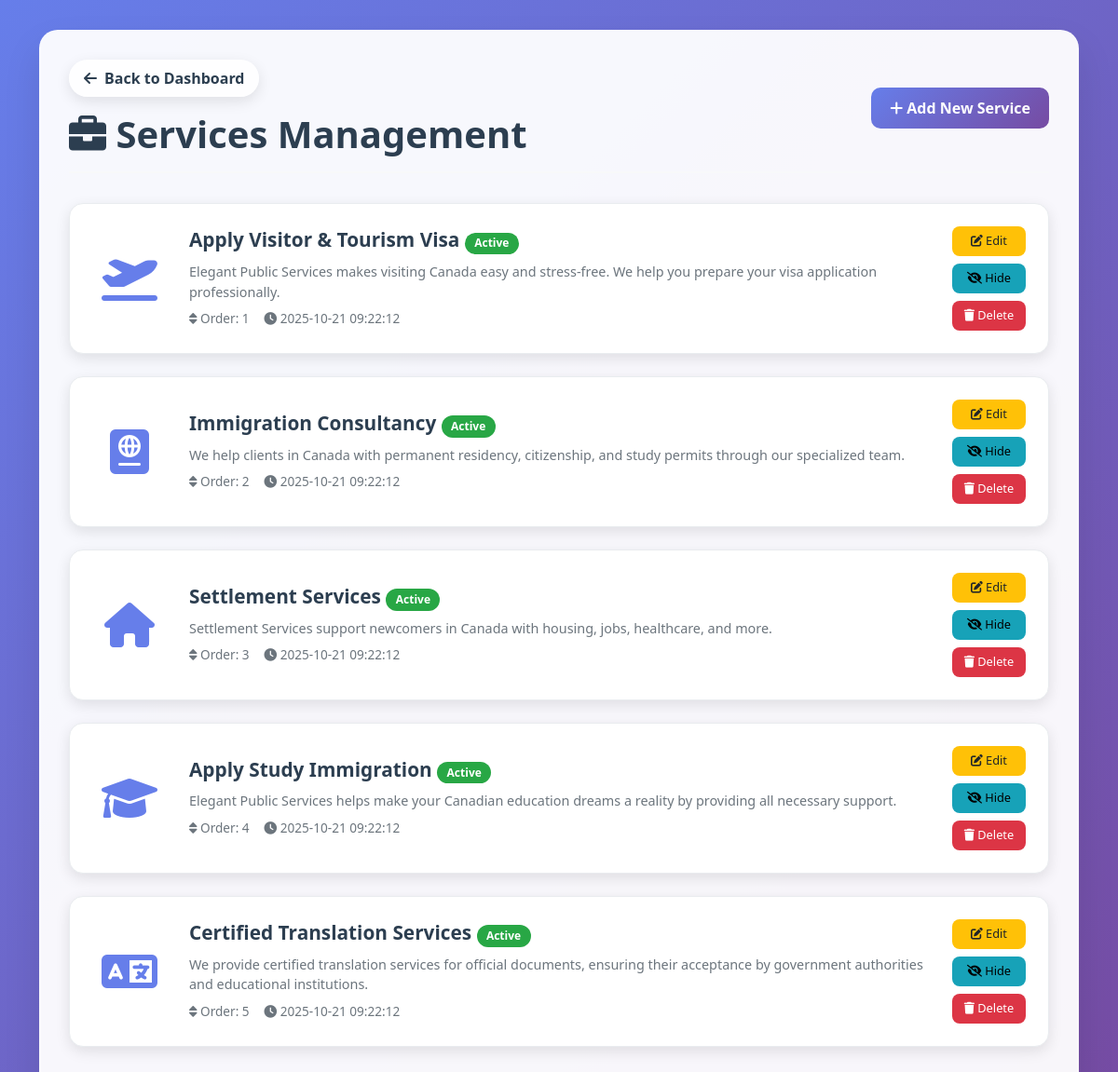
/dashboard/services (signed in), run on the app's committed database.
### tables this page shows
CREATE TABLE services (
            id INTEGER PRIMARY KEY AUTOINCREMENT,
            title_ar TEXT NOT NULL,
            title_en TEXT NOT NULL,
            description_ar TEXT,
            description_en TEXT,
            icon TEXT,
            image_url TEXT,
            order_index INTEGER DEFAULT 0,
            is_active BOOLEAN DEFAULT 1,
            created_at TIMESTAMP DEFAULT CURRENT_TIMESTAMP,
            updated_at TIMESTAMP DEFAULT CURRENT_TIMESTAMP
        );

### app.py (the view)
@app.route('/dashboard/services')
@login_required
def dashboard_services():
    conn = get_db_connection()
    services = conn.execute('SELECT * FROM services ORDER BY order_index ASC').fetchall()
    conn.close()
    current_lang = get_language()
    return render_template('dashboard_services.html', services=services, current_lang=current_lang, languages=SUPPORTED_LANGUAGES)

### app.py (called while the page is built, shortened)
def get_language():
    return session.get('language', 'en')

def get_db_connection():
    conn = sqlite3.connect('website_content.db')
    conn.row_factory = sqlite3.Row
    return conn

def login_required(f):
    @wraps(f)
    def decorated_function(*args, **kwargs):
        return f(*args, **kwargs)
    return decorated_function

### templates/dashboard_services.html (shortened to what this page needs)
<!DOCTYPE html>
<html lang="{% if current_lang == 'ar' %}ar{% else %}en{% endif %}" dir="{% if current_lang == 'ar' %}rtl{% else %}ltr{% endif %}">
<head>
    <link href="https://cdn.jsdelivr.net/npm/bootstrap@5.1.3/dist/css/bootstrap.min.css" rel="stylesheet">
    <link href="https://cdnjs.cloudflare.com/ajax/libs/font-awesome/6.0.0/css/all.min.css" rel="stylesheet">
</head>
<body>
    <div class="container">
        <div class="dashboard-container">
            <div class="page-header">
                <div>
                    <a href="{{ url_for('dashboard') }}" class="back-btn">
                        <i class="fas {% if current_lang == 'ar' %}fa-arrow-right{% else %}fa-arrow-left{% endif %}"></i>
                        {% if current_lang == 'ar' %}العودة للوحة التحكم{% else %}Back to Dashboard{% endif %}
                    </a>
                    <h1 class="mt-3">
                        <i class="fas fa-briefcase"></i>
                        {% if current_lang == 'ar' %}إدارة الخدمات{% else %}Services Management{% endif %}
                    </h1>
                </div>
                <a href="{{ url_for('add_service') }}" class="btn btn-primary">
                    <i class="fas fa-plus"></i>
                    {% if current_lang == 'ar' %}إضافة خدمة جديدة{% else %}Add New Service{% endif %}
                </a>
            </div>
            {% if services %}
                <div class="row">
                    {% for service in services %}
                    <div class="col-12">
                        <div class="service-card {% if not service.is_active %}inactive{% endif %}">
                            <div class="service-icon">
                                <i class="fas {{ service.icon or 'fa-star' }}"></i>
                            </div>
                            <div class="service-content">
                                <h3 class="service-title">
                                    {% if current_lang == 'ar' %}
                                        {{ service.title_ar or service.title_en }}
                                    {% else %}
                                        {{ service.title_en or service.title_ar }}
                                    {% endif %}
                                    {% if service.is_active %}
                                        <span class="badge badge-success">
                                            {% if current_lang == 'ar' %}نشط{% else %}Active{% endif %}
                                        </span>
                                    {% else %}
                                        <span class="badge badge-danger">
                                            {% if current_lang == 'ar' %}غير نشط{% else %}Inactive{% endif %}
                                        </span>
                                    {% endif %}
                                </h3>
                                <p class="service-description">
                                    {% if current_lang == 'ar' %}
                                        {{ (service.description_ar or service.description_en or '')[:150] }}
                                    {% else %}
                                        {{ (service.description_en or service.description_ar or '')[:150] }}
                                    {% endif %}
                                </p>
                                <div class="service-meta">
                                    <span>
                                        <i class="fas fa-sort"></i>
                                        {% if current_lang == 'ar' %}الترتيب:{% else %}Order:{% endif %} {{ service.order_index }}
                                    </span>
                                    <span>
                                        <i class="fas fa-clock"></i>
                                        {{ service.updated_at }}
                                    </span>
                                </div>
                            </div>
                            <div class="service-actions">
                                <a href="{{ url_for('edit_service', service_id=service.id) }}"
                                   class="btn btn-warning btn-sm">
                                    <i class="fas fa-edit"></i>
                                    {% if current_lang == 'ar' %}تعديل{% else %}Edit{% endif %}
                                </a>
                                <a href="{{ url_for('toggle_service', service_id=service.id) }}"
                                   class="btn btn-info btn-sm">
                                    <i class="fas fa-{% if service.is_active %}eye-slash{% else %}eye{% endif %}"></i>
                                    {% if service.is_active %}
                                        {% if current_lang == 'ar' %}إخفاء{% else %}Hide{% endif %}
                                    {% else %}
                                        {% if current_lang == 'ar' %}إظهار{% else %}Show{% endif %}
                                    {% endif %}
                                </a>
                                <a href="{{ url_for('delete_service', service_id=service.id) }}"
                                   class="btn btn-danger btn-sm delete-service-btn"
                                   data-confirm-ar="هل أنت متأكد من حذف هذه الخدمة؟"
                                   data-confirm-en="Are you sure you want to delete this service?">
                                    <i class="fas fa-trash"></i>
                                    {% if current_lang == 'ar' %}حذف{% else %}Delete{% endif %}
                                </a>
                            </div>
                        </div>
                    </div>
                    {% endfor %}
                </div>
            {% endif %}
        </div>
    </div>
</body>
</html>

### templates/dashboard_services.html (style rules this page uses)
body { background: linear-gradient(135deg, #667eea 0%, #764ba2 100%); min-height: 100vh; font-family: 'Segoe UI', Tahoma, Geneva, Verdana, sans-serif; }
.dashboard-container { background: rgba(255, 255, 255, 0.95); border-radius: 20px; box-shadow: 0 20px 40px rgba(0, 0, 0, 0.1); margin: 2rem auto; padding: 2rem; }
.page-header { display: flex; justify-content: space-between; align-items: center; margin-bottom: 2rem; padding-bottom: 1rem; border-bottom: 2px solid #f8f9fa; }
.page-header h1 { color: #2c3e50; font-weight: 700; margin: 0; }
.btn-primary { background: linear-gradient(135deg, #667eea 0%, #764ba2 100%); border: none; border-radius: 10px; padding: 10px 20px; font-weight: 600; }
.service-card { background: white; border-radius: 15px; padding: 1.5rem; margin-bottom: 1.5rem; box-shadow: 0 5px 15px rgba(0, 0, 0, 0.1); transition: all 0.3s ease; border: 1px solid #e9ecef; display: flex; align-items: center; gap: 1.5rem; }
.service-icon { font-size: 3rem; color: #667eea; min-width: 80px; text-align: center; }
.service-content { flex: 1; }
.service-title { color: #2c3e50; font-weight: 700; font-size: 1.3rem; margin-bottom: 0.5rem; }
.service-description { color: #6c757d; font-size: 0.9rem; margin-bottom: 0.5rem; }
.service-meta { display: flex; gap: 1rem; font-size: 0.85rem; color: #6c757d; }
.service-actions { display: flex; flex-direction: column; gap: 0.5rem; }
.btn-sm { padding: 0.4rem 0.8rem; font-size: 0.8rem; border-radius: 8px; }
.btn-warning { background: #ffc107; border: none; color: #212529; }
.btn-danger { background: #dc3545; border: none; }
.btn-info { background: #17a2b8; border: none; }
.back-btn { background: rgba(255, 255, 255, 0.9); border-radius: 50px; padding: 8px 16px; text-decoration: none; color: #2c3e50; font-weight: 600; box-shadow: 0 5px 15px rgba(0, 0, 0, 0.1); transition: all 0.3s ease; display: inline-flex; align-items: center; gap: 0.5rem; }
.badge { padding: 0.35rem 0.65rem; border-radius: 20px; font-size: 0.75rem; font-weight: 600; }
.badge-success { background: #28a745; color: white; }

### data on the page
services: title_en "Apply Visitor & Tourism Visa", is_active "Active", description_en "Elegant Public Services makes visiting Canada easy and stress-free. We help you prepare your visa application professionally.", order_index "1", updated_at "2025-10-21 09:22:12"
services: title_en "Immigration Consultancy", is_active "Active", description_en "We help clients in Canada with permanent residency, citizenship, and study permits through our specialized team.", order_index "2", updated_at "2025-10-21 09:22:12"
services: title_en "Settlement Services", is_active "Active", description_en "Settlement Services support newcomers in Canada with housing, jobs, healthcare, and more.", order_index "3", updated_at "2025-10-21 09:22:12"
services: title_en "Apply Study Immigration", is_active "Active", description_en "Elegant Public Services helps make your Canadian education dreams a reality by providing all necessary support.", order_index "4", updated_at "2025-10-21 09:22:12"
services: title_en "Certified Translation Services", is_active "Active", description_en "We provide certified translation services for official documents, ensuring their acceptance by government authorities and educational institutions.", order_index "5", updated_at "2025-10-21 09:22:12"
